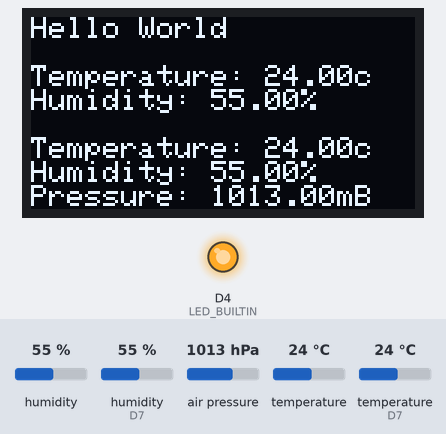
A sketch run on a simulated ESP8266 (NodeMCU). Shown: 128×64 one-colour display, output pins drawn as LEDs (lit = HIGH, except the on-board LED, lit = LOW). Inputs (shaded band) come from the test bench; at power-on: humidity 55 %, humidity (sensor on D7) 55 %, air pressure 1013 hPa, temperature 24 °C, temperature (sensor on D7) 24 °C. WiFi joins after 1.5 s; servers stay silent unless stated; web services answer with replies made up by the test bench; what the sketch prints to the serial monitor is not drawn.

Above: at 3.9 s.

The sketch:

screen.bme280.thinkspeak.ino
```cpp
#include <Wire.h>
#include <Adafruit_GFX.h>
#include <Adafruit_SSD1306.h>
#include <Wire.h>
#include <SPI.h>
#include "DHT.h"
#include <Adafruit_Sensor.h>
#include <Adafruit_BME280.h>
#include <ESP8266WiFi.h>
#include <WiFiClient.h>
#include <ESP8266WebServer.h>

#define DHTTYPE DHT11
#define BME_SCK 13
#define BME_MISO 12
#define BME_MOSI 11
#define BME_CS 10
#define SCREEN_WIDTH 128 // OLED display width, in pixels
#define SCREEN_HEIGHT 64 // OLED display height, in pixels


const char *ssid = "ssid";
const char *password = "password";
const char *host = "api.thingspeak.com";
const int httpPort = 80;
String apiKey = "apikey";

// Declaration for an SSD1306 display connected to I2C (SDA, SCL pins)
Adafruit_SSD1306 display(SCREEN_WIDTH, SCREEN_HEIGHT, &Wire, -1);
uint8_t DHTPin = D7;
DHT dht(DHTPin, DHTTYPE);
Adafruit_BME280 bme;
WiFiClient client;

void setup() {
  Serial.begin(115200);
  pinMode(LED_BUILTIN, OUTPUT);
  delay(100);

  Serial.println("WiFi Connecting");
  WiFi.mode(WIFI_STA);
  WiFi.begin(ssid, password);
  while (WiFi.status() != WL_CONNECTED) {
    delay(500);
    Serial.print(".");
  }
  Serial.print("IP address: ");
  Serial.println(WiFi.localIP());

  Serial.println("BME280 Test");
  bool status;
  // default settings
  status = bme.begin();
  if (!status) {
      Serial.println("Could not find a valid BME280 sensor, check wiring!");
      while (1);
  }
  Serial.println("BME280 Set");

  pinMode(DHTPin, INPUT);
  dht.begin();

  Serial.println("SSD1306 Test");
  if(!display.begin(SSD1306_SWITCHCAPVCC, 0x3C)) { // Address 0x3D for 128x64
    Serial.println(F("SSD1306 allocation failed"));
    for(;;);
  }
  Serial.println("SSD1306 Set");
  delay(2000);
  display.clearDisplay();

  display.setTextSize(1);
  display.setTextColor(WHITE);
  display.setCursor(0, 0);
  // Display static text
  display.println("Hello World");
  display.display();
  delay(100);

}

void loop() {
  float Temp = bme.readTemperature();
  float Humid = bme.readHumidity();
  float mbPress = bme.readPressure()/100;
  float Temperature = dht.readTemperature(); // Gets the values of the temperature
  float Humidity = dht.readHumidity(); // Gets the values of the humidity
  String res;

//  Serial.print("Temperature: ");
//  Serial.print(Temp);
//  Serial.println("c");
//
//  Serial.print("Humidity: ");
//  Serial.print(Humid);
//  Serial.println("%");
//
//  Serial.print("Pressure: ");
//  Serial.print(mbPress);
//  Serial.println("mB");

  display.clearDisplay();
  display.setCursor(0, 0);
  display.println("Hello World");
  display.println("");

  display.print("Temperature: ");
  display.print(Temperature);
  display.println("c");

  display.print("Humidity: ");
  display.print(Humidity);
  display.println("%");
  display.println("");

  display.print("Temperature: ");
  display.print(Temp);
  display.println("c");

  display.print("Humidity: ");
  display.print(Humid);
  display.println("%");

  display.print("Pressure: ");
  display.print(mbPress);
  display.println("mB");

  display.display();

  if(!client.connect(host, httpPort)){
    Serial.println("Connection Failed");
    delay(300);
    return;
  }

  String Link="GET /update?api_key="+apiKey+"&field1=" + Temperature;
  Link = Link + "&field2=" + Humidity;
  Link = Link + "&field3=" + Temp;
  Link = Link + "&field4=" + Humid;
  Link = Link + "&field5=" + mbPress;
  Link = Link + " HTTP/1.1\r\n" + "Host: " + host + "\r\n" + "Connection: close\r\n\r\n";
  client.print(Link);
  delay(100);

 int timeout=0;
 while((!client.available()) && (timeout < 1000))
 {
   delay(10);
   timeout++;
 }

 if(timeout < 500){
     while(client.available()){
        //Serial.println(client.readString()); //Response from ThingSpeak
        res = client.readString();
     }
     Serial.println("Posted ");
 } else {
     Serial.println("Request timeout..");
 }

  delay(53000);
}
```
